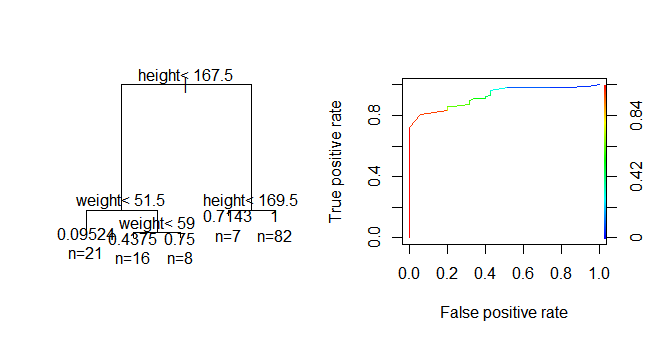

Write the R code that produced this figure.
library(rpart)
library(caret)
library(ROCR)
fit <- rpart(Kyphosis ~ Age + Number + Start, data = kyphosis)
#读取数据
data<-read.table("E:\\graduated life\\pattern recognition\\data.txt",header = T)
#空缺的喜好数据按0.5处理，表示对这个喜好中立

# #全部数据生成决策树
# d<-data[,c(2,4,5,7,8,9)]
# fit <- rpart(sex ~ height+weight+math+literature+sport, data = d)
# par(mfrow = c(1,2), xpd = NA) # otherwise on some devices the text is clipped
# plot(fit)
# text(fit, use.n = TRUE)
# #test
# pred<-predict(fit, type = "matrix")
# bpred<-round(pred)
# trueSex<-d[,1]
printPredictResult<-function()
{
  print(confusionMatrix(bpred,trueSex,positive = "1"))
  # test(trainSet,result)
  #画出ROC曲线
  pred <- prediction(pred,trueSex)
  perf <- performance(pred,"tpr","fpr")
  #男生女生按数量分开时auc值变化不大
  auc<-performance(pred,"auc")
  print(auc)#0.9760652#0.9755639
  plot(perf,colorize=TRUE)
}
printPredictResult()#0.9128比想象好得多

#交叉验证
#交叉验证
ktime=10
fold=createFolds(data$num,k=ktime)

pred=NULL
bpred<-NULL
trueSex<-NULL

for(i in 1:ktime)
{
  #生成决策树
  trainSet<-data[-fold[[i]],c(2,4,5,7,8,9)]
  fit <- rpart(sex ~ height+weight+math+literature+sport, data = trainSet)
  par(mfrow = c(1,2), xpd = NA) # otherwise on some devices the text is clipped
  plot(fit)
  text(fit, use.n = TRUE)
  #test
  testSet<-data[fold[[i]],c(2,4,5,7,8,9)]
  temppred<-predict(fit,testSet ,type = "matrix")
  tempbpred<-round(temppred)
  trueSex<-c(trueSex,testSet[,1])
  pred<-c(pred,temppred)
  # print(pred)
  bpred<-c(bpred,tempbpred)
  # print(bpred)
}
printPredictResult()#0.8389
